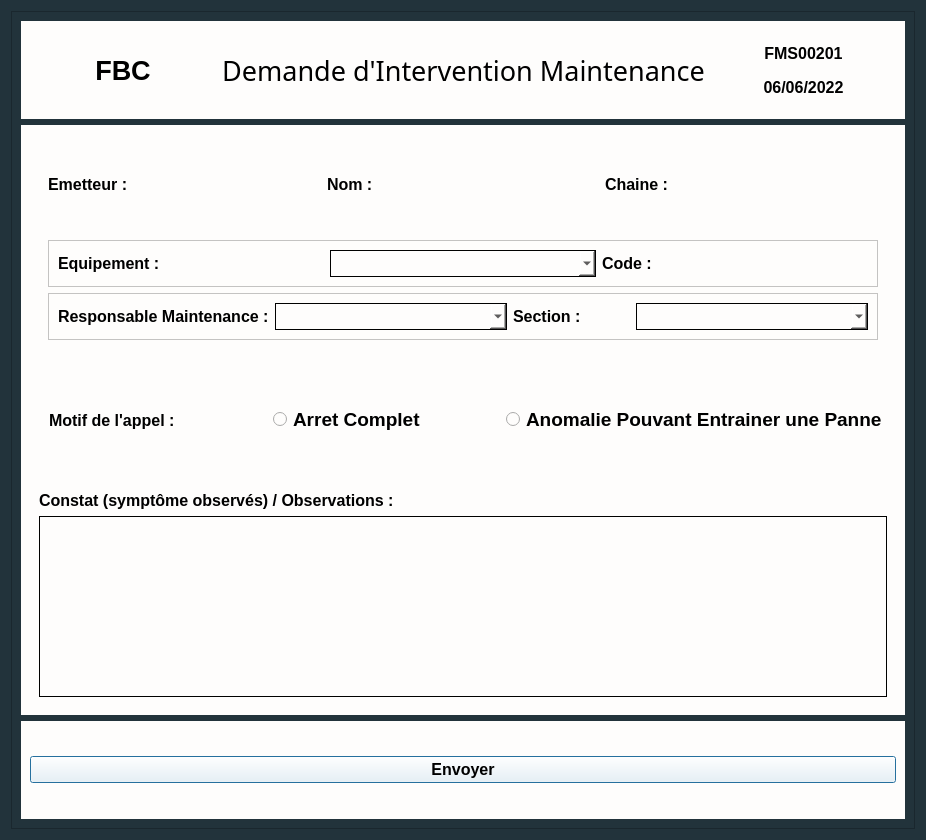
<?xml version="1.0" encoding="UTF-8"?>
<ui version="4.0">
 <class>Dialog</class>
 <widget class="QDialog" name="Dialog">
  <property name="geometry">
   <rect>
    <x>0</x>
    <y>0</y>
    <width>926</width>
    <height>840</height>
   </rect>
  </property>
  <property name="windowTitle">
   <string>Dialog</string>
  </property>
  <property name="styleSheet">
   <string notr="true">background-color : #22333B;
</string>
  </property>
  <layout class="QHBoxLayout" name="horizontalLayout_2">
   <item>
    <widget class="QFrame" name="frame">
     <property name="frameShape">
      <enum>QFrame::StyledPanel</enum>
     </property>
     <property name="frameShadow">
      <enum>QFrame::Raised</enum>
     </property>
     <layout class="QVBoxLayout" name="verticalLayout" stretch="1,6,1">
      <item>
       <widget class="QWidget" name="widget_3" native="true">
        <property name="styleSheet">
         <string notr="true">background-color : #FEFDFC;</string>
        </property>
        <layout class="QHBoxLayout" name="horizontalLayout" stretch="1,2,1">
         <item>
          <widget class="QLabel" name="fbc">
           <property name="font">
            <font>
             <family>Arial</family>
             <pointsize>20</pointsize>
             <weight>75</weight>
             <bold>true</bold>
            </font>
           </property>
           <property name="text">
            <string>FBC</string>
           </property>
           <property name="alignment">
            <set>Qt::AlignCenter</set>
           </property>
           <property name="margin">
            <number>0</number>
           </property>
          </widget>
         </item>
         <item>
          <widget class="QLabel" name="title">
           <property name="font">
            <font>
             <family>Modern No. 20</family>
             <pointsize>20</pointsize>
            </font>
           </property>
           <property name="text">
            <string>Demande d'Intervention Maintenance</string>
           </property>
           <property name="alignment">
            <set>Qt::AlignCenter</set>
           </property>
          </widget>
         </item>
         <item>
          <widget class="QWidget" name="widget_4" native="true">
           <layout class="QVBoxLayout" name="verticalLayout_2">
            <item>
             <widget class="QLabel" name="Id">
              <property name="font">
               <font>
                <family>Arial</family>
                <pointsize>12</pointsize>
                <weight>75</weight>
                <bold>true</bold>
               </font>
              </property>
              <property name="text">
               <string>FMS00201</string>
              </property>
              <property name="alignment">
               <set>Qt::AlignCenter</set>
              </property>
             </widget>
            </item>
            <item>
             <widget class="QLabel" name="Date">
              <property name="font">
               <font>
                <family>Arial</family>
                <pointsize>12</pointsize>
                <weight>75</weight>
                <bold>true</bold>
               </font>
              </property>
              <property name="text">
               <string>06/06/2022</string>
              </property>
              <property name="alignment">
               <set>Qt::AlignCenter</set>
              </property>
             </widget>
            </item>
           </layout>
          </widget>
         </item>
        </layout>
       </widget>
      </item>
      <item>
       <widget class="QWidget" name="widget_2" native="true">
        <property name="styleSheet">
         <string>background-color : #FEFDFC;</string>
        </property>
        <layout class="QVBoxLayout" name="verticalLayout_3" stretch="2,1,2">
         <item>
          <widget class="QWidget" name="widget_7" native="true">
           <layout class="QVBoxLayout" name="verticalLayout_4">
            <item>
             <widget class="QWidget" name="widget_8" native="true">
              <layout class="QHBoxLayout" name="horizontalLayout_3">
               <item>
                <widget class="QLabel" name="label_3">
                 <property name="font">
                  <font>
                   <family>Arial</family>
                   <pointsize>12</pointsize>
                   <weight>75</weight>
                   <bold>true</bold>
                  </font>
                 </property>
                 <property name="text">
                  <string>Emetteur :</string>
                 </property>
                </widget>
               </item>
               <item>
                <widget class="QLabel" name="NomEmetteur">
                 <property name="font">
                  <font>
                   <family>Arial</family>
                   <pointsize>12</pointsize>
                   <weight>75</weight>
                   <bold>true</bold>
                  </font>
                 </property>
                 <property name="text">
                  <string>Nom :</string>
                 </property>
                </widget>
               </item>
               <item>
                <widget class="QLabel" name="NumeroChaine">
                 <property name="font">
                  <font>
                   <family>Arial</family>
                   <pointsize>12</pointsize>
                   <weight>75</weight>
                   <bold>true</bold>
                  </font>
                 </property>
                 <property name="text">
                  <string>Chaine :</string>
                 </property>
                </widget>
               </item>
              </layout>
             </widget>
            </item>
            <item>
             <widget class="QWidget" name="widget_9" native="true">
              <property name="styleSheet">
               <string notr="true">QLineEdit{
	height : 25px;
}</string>
              </property>
              <layout class="QVBoxLayout" name="verticalLayout_7" stretch="0,0">
               <item>
                <widget class="QFrame" name="frame_2">
                 <property name="frameShape">
                  <enum>QFrame::StyledPanel</enum>
                 </property>
                 <property name="frameShadow">
                  <enum>QFrame::Raised</enum>
                 </property>
                 <layout class="QHBoxLayout" name="horizontalLayout_6">
                  <item>
                   <widget class="QLabel" name="label_6">
                    <property name="font">
                     <font>
                      <family>Arial</family>
                      <pointsize>12</pointsize>
                      <weight>75</weight>
                      <bold>true</bold>
                     </font>
                    </property>
                    <property name="text">
                     <string>Equipement :</string>
                    </property>
                    <property name="alignment">
                     <set>Qt::AlignLeading|Qt::AlignLeft|Qt::AlignVCenter</set>
                    </property>
                    <property name="margin">
                     <number>0</number>
                    </property>
                   </widget>
                  </item>
                  <item>
                   <widget class="QComboBox" name="comboBox">
                    <property name="styleSheet">
                     <string notr="true">border: 1px solid back;height:25px;</string>
                    </property>
                    <property name="currentText">
                     <string/>
                    </property>
                   </widget>
                  </item>
                  <item>
                   <widget class="QLabel" name="label_7">
                    <property name="font">
                     <font>
                      <family>Arial</family>
                      <pointsize>12</pointsize>
                      <weight>75</weight>
                      <bold>true</bold>
                     </font>
                    </property>
                    <property name="text">
                     <string>Code : </string>
                    </property>
                   </widget>
                  </item>
                 </layout>
                </widget>
               </item>
               <item>
                <widget class="QFrame" name="frame_3">
                 <property name="frameShape">
                  <enum>QFrame::StyledPanel</enum>
                 </property>
                 <property name="frameShadow">
                  <enum>QFrame::Raised</enum>
                 </property>
                 <layout class="QHBoxLayout" name="horizontalLayout_4" stretch="1,2,1,2">
                  <item>
                   <widget class="QLabel" name="label_4">
                    <property name="font">
                     <font>
                      <family>Arial</family>
                      <pointsize>12</pointsize>
                      <weight>75</weight>
                      <bold>true</bold>
                     </font>
                    </property>
                    <property name="text">
                     <string>Responsable Maintenance :</string>
                    </property>
                   </widget>
                  </item>
                  <item>
                   <widget class="QComboBox" name="comboBoxRM">
                    <property name="styleSheet">
                     <string notr="true">border: 1px solid back;height:25px;</string>
                    </property>
                   </widget>
                  </item>
                  <item>
                   <widget class="QLabel" name="label_5">
                    <property name="font">
                     <font>
                      <family>Arial</family>
                      <pointsize>12</pointsize>
                      <weight>75</weight>
                      <bold>true</bold>
                     </font>
                    </property>
                    <property name="text">
                     <string>Section :</string>
                    </property>
                   </widget>
                  </item>
                  <item>
                   <widget class="QComboBox" name="Section">
                    <property name="styleSheet">
                     <string notr="true">border: 1px solid back;height:25px;</string>
                    </property>
                   </widget>
                  </item>
                 </layout>
                </widget>
               </item>
              </layout>
             </widget>
            </item>
           </layout>
          </widget>
         </item>
         <item>
          <widget class="QWidget" name="widget_5" native="true">
           <property name="styleSheet">
            <string notr="true"/>
           </property>
           <layout class="QHBoxLayout" name="horizontalLayout_5">
            <item>
             <widget class="QLabel" name="label">
              <property name="font">
               <font>
                <family>Arial</family>
                <pointsize>12</pointsize>
                <weight>75</weight>
                <bold>true</bold>
               </font>
              </property>
              <property name="styleSheet">
               <string notr="true">margin-left:6px;</string>
              </property>
              <property name="text">
               <string>Motif de l'appel :</string>
              </property>
             </widget>
            </item>
            <item>
             <widget class="QRadioButton" name="ArretComplet">
              <property name="font">
               <font>
                <family>Arial</family>
                <pointsize>14</pointsize>
                <weight>75</weight>
                <bold>true</bold>
               </font>
              </property>
              <property name="text">
               <string>Arret Complet</string>
              </property>
              <attribute name="buttonGroup">
               <string notr="true">buttonGroup</string>
              </attribute>
             </widget>
            </item>
            <item>
             <widget class="QRadioButton" name="Anomalie">
              <property name="font">
               <font>
                <family>Arial</family>
                <pointsize>14</pointsize>
                <weight>75</weight>
                <bold>true</bold>
               </font>
              </property>
              <property name="text">
               <string>Anomalie Pouvant Entrainer une Panne</string>
              </property>
              <attribute name="buttonGroup">
               <string notr="true">buttonGroup</string>
              </attribute>
             </widget>
            </item>
           </layout>
          </widget>
         </item>
         <item>
          <widget class="QWidget" name="widget_6" native="true">
           <property name="styleSheet">
            <string notr="true"/>
           </property>
           <layout class="QVBoxLayout" name="verticalLayout_5">
            <item>
             <widget class="QLabel" name="label_2">
              <property name="font">
               <font>
                <family>Arial</family>
                <pointsize>12</pointsize>
                <weight>75</weight>
                <bold>true</bold>
               </font>
              </property>
              <property name="text">
               <string>Constat (symptôme observés) / Observations :</string>
              </property>
             </widget>
            </item>
            <item>
             <widget class="QTextEdit" name="Observation">
              <property name="font">
               <font>
                <family>Arial</family>
                <pointsize>10</pointsize>
                <weight>75</weight>
                <bold>true</bold>
               </font>
              </property>
              <property name="styleSheet">
               <string notr="true">border : 1px solid black;</string>
              </property>
             </widget>
            </item>
           </layout>
          </widget>
         </item>
        </layout>
       </widget>
      </item>
      <item>
       <widget class="QWidget" name="widget" native="true">
        <property name="styleSheet">
         <string notr="true">background-color : #FEFDFC;</string>
        </property>
        <layout class="QVBoxLayout" name="verticalLayout_6" stretch="0">
         <item>
          <widget class="QPushButton" name="Sumbit">
           <property name="font">
            <font>
             <family>Arial</family>
             <pointsize>12</pointsize>
             <weight>75</weight>
             <bold>true</bold>
            </font>
           </property>
           <property name="cursor">
            <cursorShape>PointingHandCursor</cursorShape>
           </property>
           <property name="styleSheet">
            <string notr="true">QPushButton{
height : 25px;
background-color :#00A8E8;
}


QPushButton:hover{
	background-color: rgb(0, 92, 157);
};</string>
           </property>
           <property name="text">
            <string>Envoyer</string>
           </property>
          </widget>
         </item>
        </layout>
       </widget>
      </item>
     </layout>
    </widget>
   </item>
  </layout>
 </widget>
 <resources/>
 <connections/>
 <buttongroups>
  <buttongroup name="buttonGroup"/>
 </buttongroups>
</ui>
